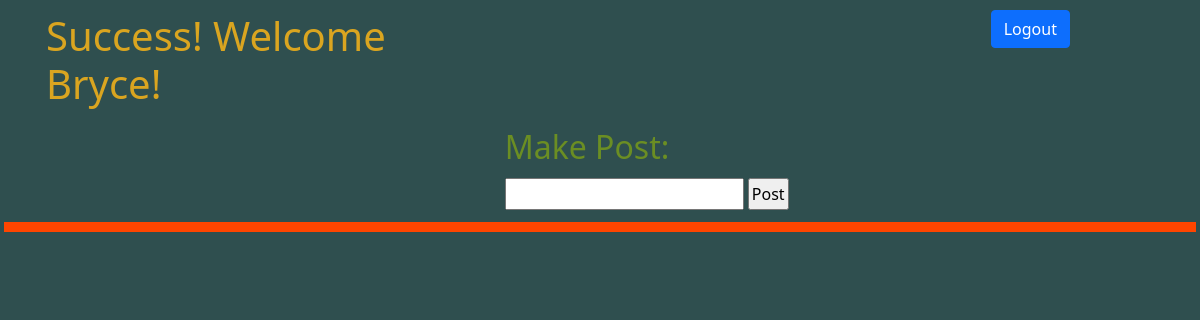
The app's page /success (signed in), older data.
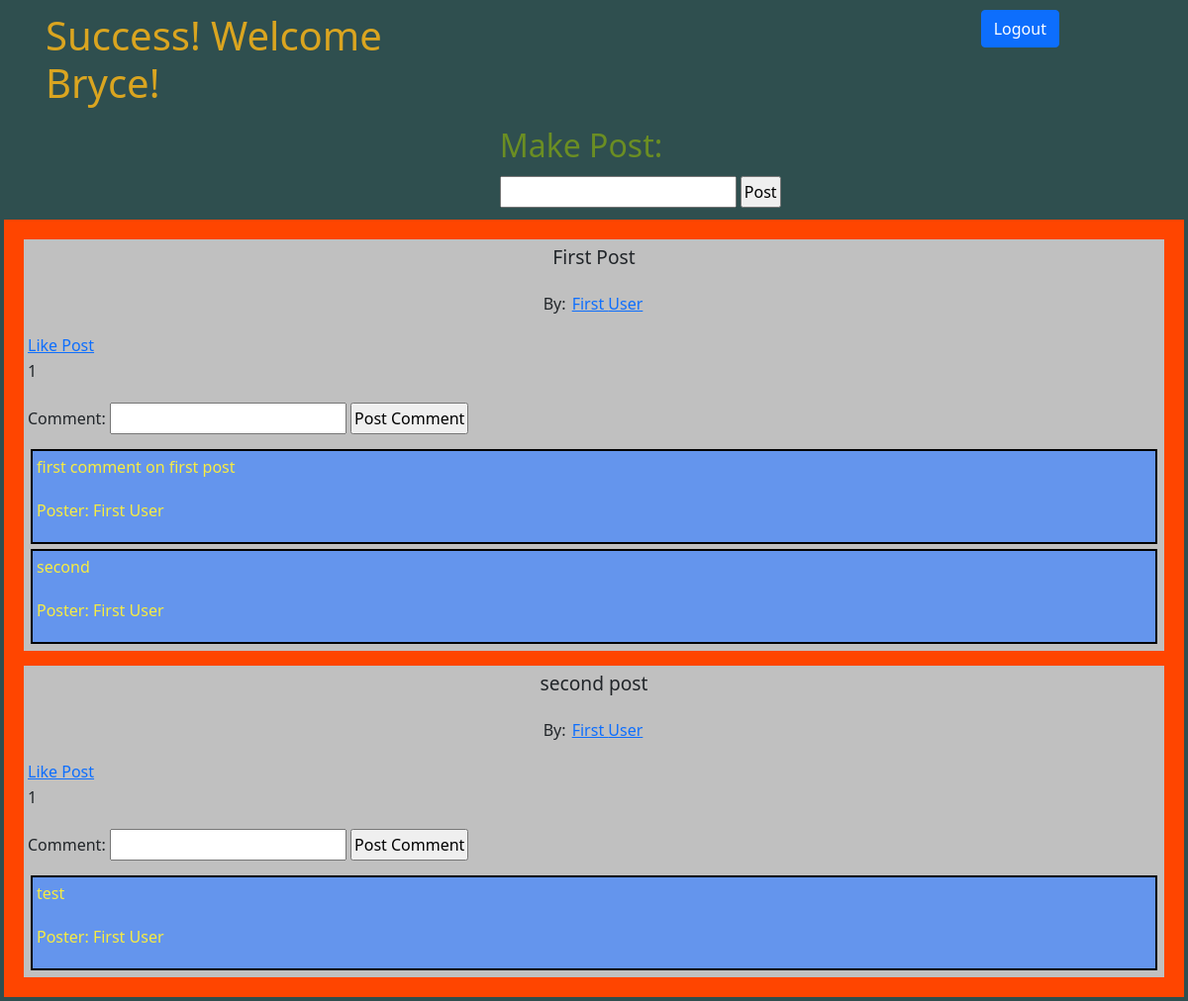
The same page, newer data.
### login_app/models.py (models this page shows, shortened)
class User(models.Model):
    first_name = models.CharField(max_length=255)
    last_name = models.CharField(max_length=255)
    email = models.CharField(max_length=255)
    password = models.CharField(max_length=255)
    created_at = models.DateTimeField(auto_now_add=True)
    updated_at = models.DateTimeField(auto_now=True)
    objects = UserManager()

class Wall_Message(models.Model):
    message = models.CharField(max_length=255)
    poster = models.ForeignKey(User, related_name='user_messages', on_delete=models.CASCADE)
    user_likes = models.ManyToManyField(User, related_name='liked_posts')

class Comment(models.Model):
    comment = models.CharField(max_length=255)
    poster = models.ForeignKey(User, related_name='user_comments', on_delete=models.CASCADE)
    wall_message = models.ForeignKey(Wall_Message, related_name='post_comments', on_delete=models.CASCADE)

### login_app/views.py (the view)
# urls.py: path('success', views.success),
def success(request):
    if 'user_id' not in request.session:
        return redirect('/')
    this_user = User.objects.filter(id=request.session['user_id'])
    context = {
        'user': this_user[0],
        'wall_messages': Wall_Message.objects.all()
    }
    return render(request, 'success.html', context)

### login_app/templates/success.html (shortened to what this page needs)
<!DOCTYPE html>
<html lang="en">
<head>
    {% load static %}
    <link href="https://cdn.jsdelivr.net/npm/bootstrap@5.0.1/dist/css/bootstrap.min.css" rel="stylesheet"
>
    <link rel="stylesheet" href="{% static 'css/style.css' %}">
</head>
<body>
    <div class="container">
        <div class="row">
            <div class="col-5">
                <h1>Success! Welcome {{user.first_name}}!</h1>
            </div>
            <div class="col-2 offset-5">
                <a class="btn btn-primary" href="/logout">Logout</a>
            </div>
        </div>
    </div>
    <div class="col-5 offset-5">
        <h2>Make Post:</h2>
        <form action="/make_post" method="POST">
            <input type="text" name="post">
            <input type="submit" value="Post">
        </form>
    </div>
    <div id="posts">
        {% for post in wall_messages %}
        <div class="one_post">
            <p class="post">{{post.message}}</p>
            <p class="poster">By: <a href="/user/{{post.poster.id}}">{{post.poster.first_name}} {{post.poster.last_name}}</a></p>
            <a class="like" href="/like/{{post.id}}">Like Post</a>
            <p>{{post.user_likes.count}}</p>
            <form action="/add_comment/{{post.id}}" method="POST">
                Comment: <input type="text" name="comment">
                <input type="submit" value="Post Comment">
            </form>
            {% for comment in post.post_comments.all %}
                <div class="comment"><p>{{comment.comment}}</p>
                <p>Poster: {{comment.poster.first_name}} {{comment.poster.last_name}}</p></div>
            {% endfor %}
        </div>
        {% endfor %}
    </div>
</body>
</html>

### login_app/static/css/style.css (style rules this page uses)
* { padding: 2px; }
body { background-color: darkslategray; }
h1 { color: goldenrod; }
h2 { color: olivedrab; }
#posts { background-color: orangered; display: flexbox; padding: 5px; }
.one_post { background-color: rgb(192, 192, 192); display: flexbox; margin: 15px; }
form { padding-bottom: 10px; }
.post { font-size: larger; text-align: center; }
.poster { text-align: center; }
.comment { border: 2px solid black; background-color: cornflowerblue; color: rgb(248, 236, 64); margin: 5px; }

Row changes from the older to the newer data that the page shows:
added Wall_Message: message "First Post", poster.first_name "First", poster.last_name "User", user_likes.count "1"
added Comment: comment "first comment on first post", poster.first_name "First", poster.last_name "User", shown under "First Post"
added Comment: comment "second", poster.first_name "First", poster.last_name "User", shown under "First Post"
added Wall_Message: message "second post", poster.first_name "First", poster.last_name "User", user_likes.count "1"
added Comment: comment "test", poster.first_name "First", poster.last_name "User", shown under "second post"
